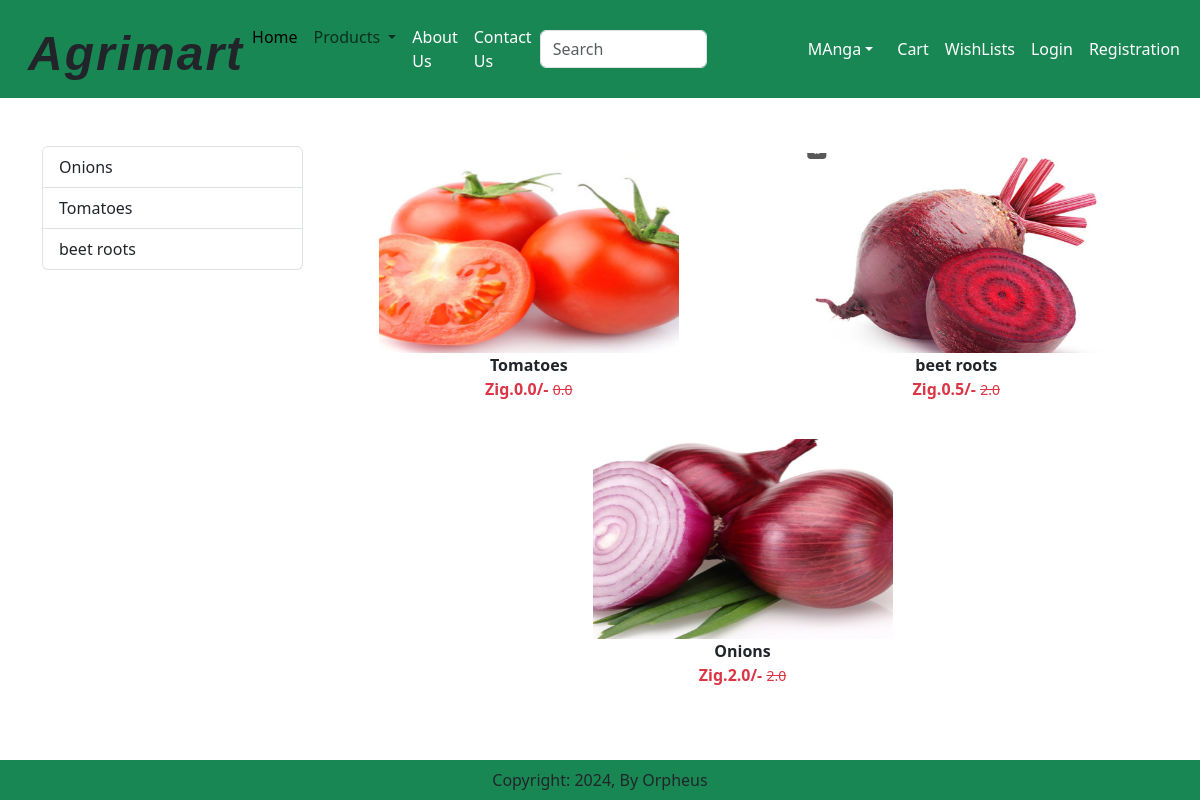
The page /category/FRUT on the database its author committed.
### farm_market/models.py (models this page shows, shortened)
class Product(models.Model):
    farmer = models.ForeignKey(Farmer, related_name='products', on_delete=models.CASCADE)
    title = models.CharField(max_length=100)
    description = models.TextField()
    price = models.DecimalField(max_digits=10, decimal_places=2)
    quantity = models.IntegerField()
    selling_price = models.FloatField(default=0.0)
    discounted_price = models.FloatField(default=0.0)
    composition = models.TextField(default="")
    prodapp = models.TextField(default="")
    category = models.CharField(choices=CATEGORY_CHOICES, max_length=5, default='DEF')
    product_image = models.ImageField(upload_to="product", null=True, blank=True)

### farm_market/views.py (the view)
# urls.py: path('category/<slug:val>', CategoryView.as_view(), name='category'),
class CategoryView(View):
    def get(self,request, val):
        product = Product.objects.filter(category=val)
        title = Product.objects.filter(category=val).values('title').annotate(total= Count('title'))
        return render(request, "farm_market/category.html", locals())

### farm_market/templates/farm_market/category.html (shortened to what this page needs)
{% extends "farm_market/index.html" %}
{% load static %}
{% block maincontent %}
<div class="container my-5">
    <div class="row">
        <div class="col-sm-3">
            <div class="list-group">
                {% for val in title %}
                <a href="#" class="list-group-item list-group-item-action" aria-current="true">
                    {{ val.title }}
                </a>
                {% endfor %}
            </div>
        </div>
        <div class="col-sm-9">
            <div class="row">
                {% for prod in product %}
                <div class="col text-center mb-4">
                    <a href="{% url "product_detail" prod.id %}" class="btn">
                        <div>
                            {% if prod.product_image %}
                                <img src="{{ prod.product_image.url }}" width="300px" height="200px" alt="{{ prod.title }}">
                                <div class="fw-bold">{{ prod.title }}</div>
                                <div class="fw-bold text-danger">
                                    Zig.{{ prod.discounted_price }}/-
                                    <small class="fw-light text-decoration-line-through">
                                        {{ prod.selling_price }}
                                    </small>
                                </div>
                            {% else %}
                                <p>No image available</p>
                            {% endif %}
                        </div>
                    </a>
                </div>
                {% endfor %}
            </div>
        </div>
    </div>
</div>
{% endblock maincontent %}

### rows shown on the page
Product: product_image (picture), title "Tomatoes", discounted_price "0.0", selling_price "0.0"
Product: product_image (picture), title "beet roots", discounted_price "0.5", selling_price "2.0"
Product: product_image (picture), title "Onions", discounted_price "2.0", selling_price "2.0"

### other values the page prints
{{ val.title }} "Onions" "Tomatoes" "beet roots"
